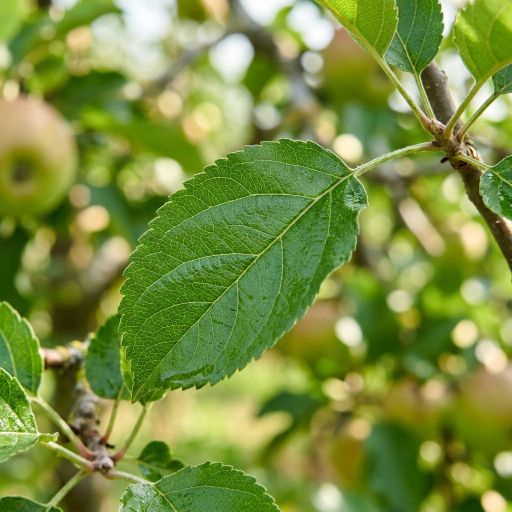
#> input picture sample_leaves/apple_healthy.jpg, 1024 x 1024 px (shown at 1/2 size)
$ python -i gradcam.py   (imports and definitions only)
#> lines starting #> are read from the running program, lines starting #| are printed output that depends on the picture
#> further down, picture is the input picture: shape (1024, 1024, 3); mean B, G, R 64.5, 143.3, 123.5
"""Grad-CAM Explainability Engine for BioVision AI.

Computes visual saliency maps and blends thermodynamic heatmaps
over leaf photography to explain classification decisions.
"""

import base64
import io
from typing import Any

import numpy as np

try:
    from PIL import Image

    HAS_PIL = True
except ImportError:
    HAS_PIL = False

try:
    import cv2

    HAS_CV2 = True
except ImportError:
    HAS_CV2 = False


def generate_jet_colormap(val: float) -> tuple[int, int, int]:
    """Pure-Python / Numpy approximation of OpenCV COLORMAP_JET for zero-dependency portability.

    Maps float in [0.0, 1.0] to (R, G, B) tuple.
    """
    four_val = 4.0 * val
    r = min(max(1.5 - abs(four_val - 3.0), 0.0), 1.0)
    g = min(max(1.5 - abs(four_val - 2.0), 0.0), 1.0)
    b = min(max(1.5 - abs(four_val - 1.0), 0.0), 1.0)
    return int(r * 255), int(g * 255), int(b * 255)


class GradCAMEngine:
    def __init__(self):
        pass

    def to_rgb_array(self, image: Any) -> np.ndarray:
        """Standardizes input to (224, 224, 3) uint8 RGB array."""
        if HAS_PIL and isinstance(image, Image.Image):
            rgb = image.convert("RGB").resize((224, 224), Image.Resampling.BILINEAR)
            return np.array(rgb, dtype=np.uint8)
        elif isinstance(image, np.ndarray):
            if len(image.shape) == 2:
                image = np.stack([image] * 3, axis=-1)
            elif image.shape[2] == 3 and HAS_CV2:
                image = cv2.cvtColor(image, cv2.COLOR_BGR2RGB)
            if HAS_CV2:
                resized = cv2.resize(image, (224, 224), interpolation=cv2.INTER_LINEAR)
            else:
                resized = image[:224, :224]
            return resized.astype(np.uint8)
        else:
            raise ValueError("Unsupported image format.")

    def compute_saliency_map(self, arr: np.ndarray) -> np.ndarray:
        """Generates a 2D activation map (224, 224) normalized to [0, 1]."""
        arr_f = arr.astype(np.float32)
        r, g, b = arr_f[:, :, 0], arr_f[:, :, 1], arr_f[:, :, 2]
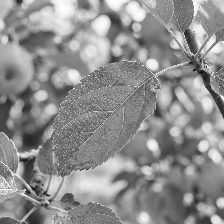
#> g: shape (224, 224) float32; min 0, max 254, mean 143.2
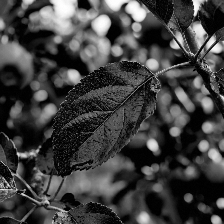
#> b: shape (224, 224) float32; min 0, max 255, mean 64.3

        # Chlorosis / Necrosis saliency gradient
        lesion_score = (r * 1.3 + b * 0.7) - (g * 0.9)

        # Edge/pustule high-frequency features
        diff_y = np.abs(np.diff(arr_f, axis=0, prepend=arr_f[0:1, :, :]))
        diff_x = np.abs(np.diff(arr_f, axis=1, prepend=arr_f[:, 0:1, :]))
        edge_energy = np.mean(diff_y + diff_x, axis=2)
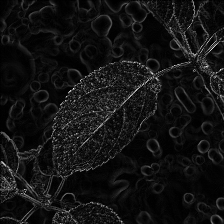
#> edge_energy: shape (224, 224) float32; min 0, max 321.3, mean 24.3; drawn with min black and max white

        raw_saliency = lesion_score * 0.6 + edge_energy * 0.4

        # Spatial smoothing filter
        kernel_size = 9
        pad = kernel_size // 2
        padded = np.pad(raw_saliency, pad, mode="reflect")
        smoothed = np.zeros_like(raw_saliency)
        for i in range(kernel_size):
            for j in range(kernel_size):
                smoothed += padded[i : i + 224, j : j + 224]
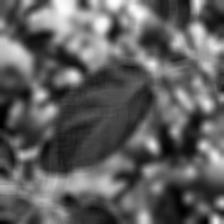
#> smoothed: shape (224, 224) float32; min -893.9, max 13450.9, mean 4505.4; drawn with min black and max white
        smoothed /= kernel_size * kernel_size

        # ReLU thresholding
        saliency = np.maximum(smoothed, 0)
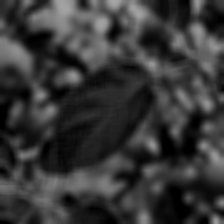
#> saliency: shape (224, 224) float32; min 0, max 166.1, mean 55.7

        # Normalization
        s_min, s_max = np.min(saliency), np.max(saliency)
#> s_min = 0; s_max = 166.1
        if s_max - s_min > 1e-6:
            saliency = (saliency - s_min) / (s_max - s_min)
        else:
            saliency = np.zeros_like(saliency)

        return saliency

    def overlay_heatmap(self, original_image: Any, alpha: float = 0.5) -> str:
        """Overlays thermodynamic Grad-CAM heatmap over image and returns base64 JPEG string."""
        base_arr = self.to_rgb_array(original_image)
        saliency = self.compute_saliency_map(base_arr)

        if HAS_CV2:
            heat_uint8 = (saliency * 255).astype(np.uint8)
            heatmap_bgr = cv2.applyColorMap(heat_uint8, cv2.COLORMAP_JET)
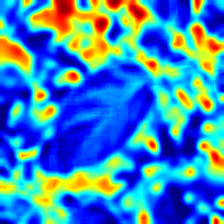
#> heatmap_bgr: shape (224, 224, 3); mean B, G, R 184.9, 135, 60.2
            heatmap_rgb = cv2.cvtColor(heatmap_bgr, cv2.COLOR_BGR2RGB)
        else:
            heatmap_rgb = np.zeros((224, 224, 3), dtype=np.uint8)
            for y in range(224):
                for x in range(224):
                    heatmap_rgb[y, x] = generate_jet_colormap(float(saliency[y, x]))

        blended = (
            (
                alpha * heatmap_rgb.astype(np.float32)
                + (1.0 - alpha) * base_arr.astype(np.float32)
            )
            .clip(0, 255)
            .astype(np.uint8)
        )
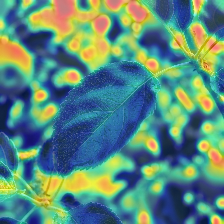
#> blended: shape (224, 224, 3); mean R, G, B 91.5, 138.8, 124.4

        if HAS_CV2:
            blended_bgr = cv2.cvtColor(blended, cv2.COLOR_RGB2BGR)
            _success, buffer = cv2.imencode(
                ".jpg", blended_bgr, [int(cv2.IMWRITE_JPEG_QUALITY), 90]
            )
            jpeg_bytes = buffer.tobytes()
        elif HAS_PIL:
            pil_img = Image.fromarray(blended)
            buf = io.BytesIO()
            pil_img.save(buf, format="JPEG", quality=90)
            jpeg_bytes = buf.getvalue()
        else:
            raise RuntimeError(
                "Neither OpenCV nor Pillow is available for JPEG encoding."
            )

        return base64.b64encode(jpeg_bytes).decode("utf-8")


gradcam_engine = GradCAMEngine()

>>> import cv2
>>> picture = cv2.imread('../sample_leaves/apple_healthy.jpg')
>>> result = GradCAMEngine().overlay_heatmap(picture)

$ run again, on sample_leaves/corn_common_rust.jpg
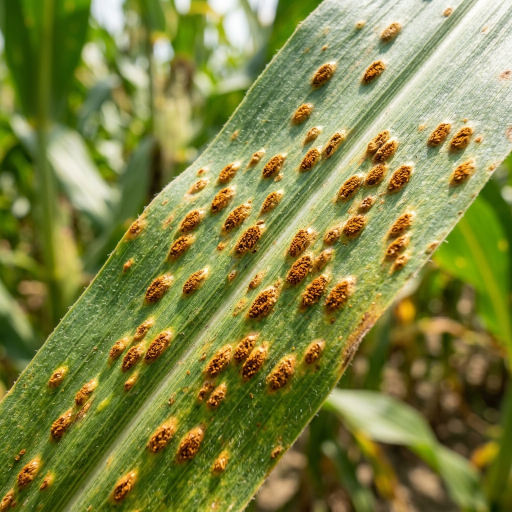
#> input picture sample_leaves/corn_common_rust.jpg, 1024 x 1024 px (shown at 1/2 size)
#> picture is the input picture: shape (1024, 1024, 3); mean B, G, R 67.7, 132.6, 129
#> in compute_saliency_map, `saliency = np.maximum(smoothed, 0)`:
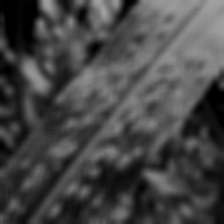
#> saliency: shape (224, 224) float32; min 0, max 162.4, mean 70.6
#> s_min = 0; s_max = 162.4
#> in overlay_heatmap, `blended = ( ( alpha * heatmap_rgb.astype(np.float32) + (1.0 - alpha) *..`:
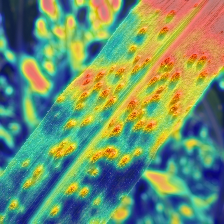
#> blended: shape (224, 224, 3); mean R, G, B 113, 146.3, 108.7

$ run again, on sample_leaves/potato_early_blight.jpg
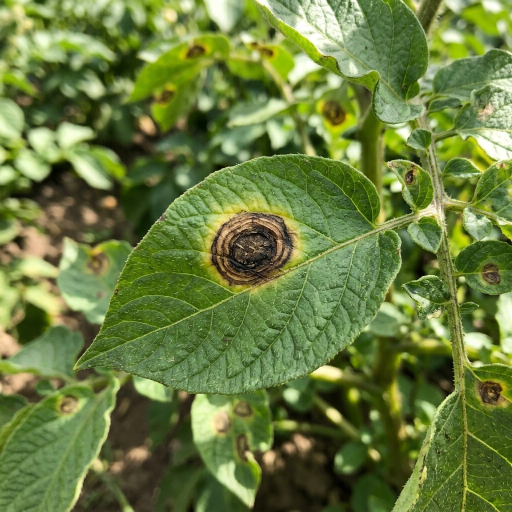
#> input picture sample_leaves/potato_early_blight.jpg, 1024 x 1024 px (shown at 1/2 size)
#> picture is the input picture: shape (1024, 1024, 3); mean B, G, R 63.6, 125.2, 106.7
#> in compute_saliency_map, `smoothed /= kernel_size * kernel_size`:
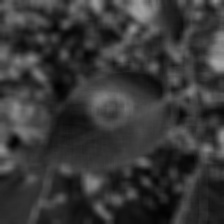
#> smoothed: shape (224, 224) float32; min 1.49, max 163.4, mean 55.7
#> s_min = 1.49; s_max = 163.4
#> in overlay_heatmap, `blended = ( ( alpha * heatmap_rgb.astype(np.float32) + (1.0 - alpha) *..`:
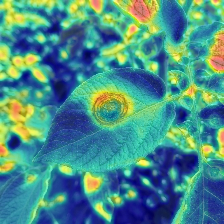
#> blended: shape (224, 224, 3); mean R, G, B 74.4, 142.2, 136

$ run again, on sample_leaves/tomato_late_blight.jpg
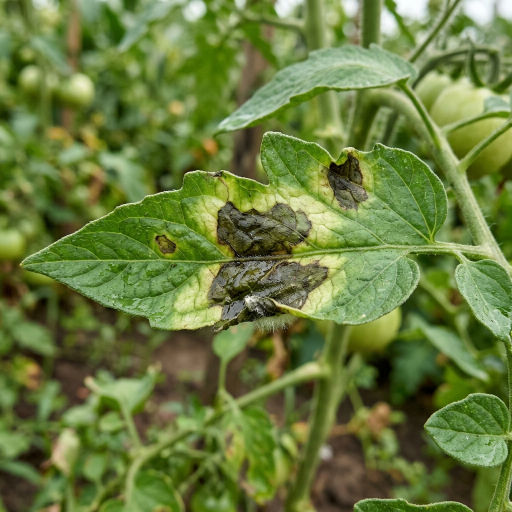
#> input picture sample_leaves/tomato_late_blight.jpg, 1024 x 1024 px (shown at 1/2 size)
#> picture is the input picture: shape (1024, 1024, 3); mean B, G, R 62.1, 123.5, 105.5
#> s_min = 0; s_max = 165.3
#> in overlay_heatmap, `blended = ( ( alpha * heatmap_rgb.astype(np.float32) + (1.0 - alpha) *..`:
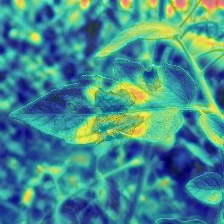
#> blended: shape (224, 224, 3); mean R, G, B 68.1, 141.5, 141.5
#> buffer = 19810 values, max 255 at index 0, min 0 at index 4, mean 130
